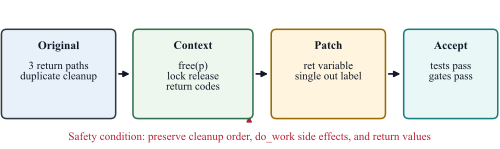

Python code for this plot:
"""Draw the motivating example flow figure for the CARE paper."""

from __future__ import annotations

from pathlib import Path

import matplotlib.pyplot as plt
from matplotlib import font_manager
from matplotlib.patches import FancyArrowPatch, FancyBboxPatch


ROOT = Path(__file__).resolve().parents[2]
OUT_DIR = ROOT / "docs" / "figures"
PAPER_IMG_DIR = ROOT / "docs" / "paper" / "img"


def paper_font_family() -> list[str]:
    available = {font.name for font in font_manager.fontManager.ttflist}
    if "Times New Roman" in available:
        return ["Times New Roman"]
    if "Times" in available:
        return ["Times"]
    return ["Times New Roman", "Times", "DejaVu Serif"]


def draw_box(ax, x, y, w, h, title, lines, fill, edge="#2F3A45"):
    patch = FancyBboxPatch(
        (x, y),
        w,
        h,
        boxstyle="round,pad=0.035,rounding_size=0.055",
        facecolor=fill,
        edgecolor=edge,
        linewidth=1.15,
        zorder=2,
    )
    ax.add_patch(patch)
    ax.text(
        x + w / 2,
        y + h - 0.09,
        title,
        ha="center",
        va="top",
        fontsize=8.6,
        fontweight="bold",
        color="#111827",
    )
    ax.text(
        x + w / 2,
        y + h - 0.30,
        "\n".join(lines),
        ha="center",
        va="top",
        fontsize=8.2,
        linespacing=1.05,
        color="#111827",
    )


def draw_arrow(ax, start, end, color="#111827", dashed=False, rad=0.0):
    ax.add_patch(
        FancyArrowPatch(
            start,
            end,
            arrowstyle="-|>",
            mutation_scale=9,
            linewidth=1.25,
            color=color,
            linestyle=(0, (4, 3)) if dashed else "-",
            connectionstyle=f"arc3,rad={rad}",
            shrinkA=5,
            shrinkB=5,
            zorder=1,
        )
    )


def build():
    plt.rcParams.update(
        {
            "font.family": paper_font_family(),
            "pdf.fonttype": 42,
            "ps.fonttype": 42,
        }
    )
    fig, ax = plt.subplots(figsize=(5.2, 1.55))
    ax.set_xlim(0, 5.2)
    ax.set_ylim(0, 1.55)
    ax.axis("off")
    fig.subplots_adjust(left=0, right=1, bottom=0, top=1)

    draw_box(
        ax,
        0.05,
        0.35,
        1.12,
        0.86,
        "Original",
        ["3 return paths", "duplicate cleanup"],
        "#E8F1FA",
    )
    draw_box(
        ax,
        1.42,
        0.35,
        1.18,
        0.86,
        "Context",
        ["free(p)", "lock release", "return codes"],
        "#EDF7EE",
        edge="#2F6F4E",
    )
    draw_box(
        ax,
        2.86,
        0.35,
        1.12,
        0.86,
        "Patch",
        ["ret variable", "single out label"],
        "#FFF4DE",
        edge="#9A6A00",
    )
    draw_box(
        ax,
        4.24,
        0.35,
        0.91,
        0.86,
        "Accept",
        ["tests pass", "gates pass"],
        "#EAF7F7",
        edge="#187E7E",
    )

    draw_arrow(ax, (1.17, 0.78), (1.42, 0.78))
    draw_arrow(ax, (2.60, 0.78), (2.86, 0.78))
    draw_arrow(ax, (3.98, 0.78), (4.24, 0.78))

    ax.text(
        2.60,
        0.12,
        "Safety condition: preserve cleanup order, do_work side effects, and return values",
        ha="center",
        va="center",
        fontsize=8.4,
        color="#B42335",
    )
    draw_arrow(ax, (2.60, 0.25), (2.60, 0.35), color="#B42335", dashed=True)

    return fig


def main() -> None:
    OUT_DIR.mkdir(parents=True, exist_ok=True)
    PAPER_IMG_DIR.mkdir(parents=True, exist_ok=True)
    fig = build()
    for ext in ("pdf", "png", "svg"):
        for directory in (OUT_DIR, PAPER_IMG_DIR):
            path = directory / f"care_motivating_example_flow.{ext}"
            if ext == "png":
                fig.savefig(path, dpi=300, bbox_inches="tight", pad_inches=0, facecolor="white")
            else:
                fig.savefig(path, bbox_inches="tight", pad_inches=0, facecolor="white")
            print(path)
    plt.close(fig)


if __name__ == "__main__":
    main()
